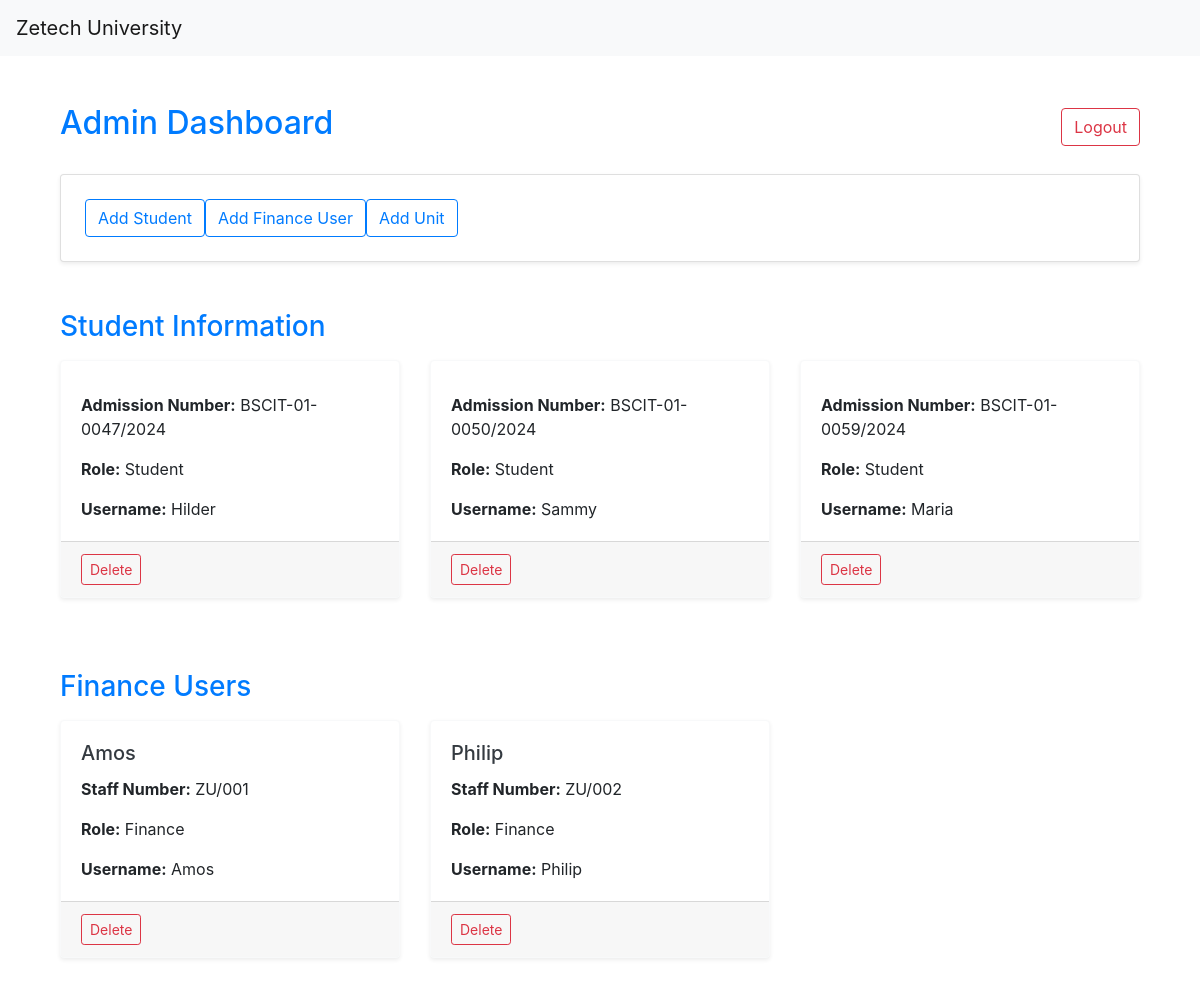
Screenshot of /admin_dashboard (signed in) with the database file from the repository.
### models.py (models this page shows, shortened)
class Student(db.Model):
    __tablename__ = 'students'
    id = db.Column(db.Integer, primary_key=True)
    user_id = db.Column(db.Integer, db.ForeignKey('user.id'), nullable=False)
    admission_number = db.Column(db.String(20), unique=True, nullable=False)
    finance_id = db.Column(db.Integer, db.ForeignKey('finances.id'), nullable=True)
    user = db.relationship('User', backref='student', lazy=True)
    finance = db.relationship('Finance', back_populates='students')
    units = db.relationship('Unit', secondary=student_units, back_populates='students')
    fees = db.relationship('StudentFee', back_populates='student')

class User(db.Model, UserMixin):
    __tablename__ = 'user'
    id = db.Column(db.Integer, primary_key=True)
    username = db.Column(db.String(50), unique=True, nullable=False)
    role = db.Column(db.String(20), nullable=False)
    password = db.Column(db.String(128), nullable=False)

class Finance(db.Model):
    __tablename__ = 'finances'
    id = db.Column(db.Integer, primary_key=True)
    user_id = db.Column(db.Integer, db.ForeignKey('user.id'), nullable=False)
    staff_number = db.Column(db.String(50), unique=True, nullable=False)
    user = db.relationship('User', backref='finance', lazy=True)
    students = db.relationship('Student', back_populates='finance')

### app.py (the view)
@app.route('/admin_dashboard')
@login_required
def admin_dashboard():
    if current_user.role != 'Admin':
        flash('Unauthorized access!', 'danger')
        return redirect(url_for('login'))
    students = db.session.query(Student, User).join(User, Student.user_id == User.id).all()
    finance_users = db.session.query(User, Finance).join(Finance).filter(User.role == 'Finance').all()
    return render_template('admin_dashboard.html', students=students, finance_users=finance_users)

### app.py (called while the page is built)
@login_manager.user_loader
def load_user(user_id):
    return User.query.get(int(user_id))

### templates/admin_dashboard.html (shortened to what this page needs)
{% extends 'base.html' %}
{% block content %}
<div class="container mt-5">
    <div class="d-flex justify-content-between align-items-center mb-4">
        <h2 class="text-primary">Admin Dashboard</h2>
        <a href="{{ url_for('logout') }}" class="btn btn-outline-danger">Logout</a>
    </div>
    <div class="card shadow-sm p-4 mb-5 bg-white rounded">
        <div class="d-flex flex-wrap gap-3">
            <a href="{{ url_for('add_student') }}" class="btn btn-outline-primary">Add Student</a>
            <a href="{{ url_for('add_finance_user') }}" class="btn btn-outline-primary">Add Finance User</a>
            <a href="{{ url_for('add_unit') }}" class="btn btn-outline-primary">Add Unit</a>
        </div>
    </div>
    <h3 class="text-primary mt-4 mb-3">Student Information</h3>
    <div class="row">
        {% for student, user in students %}
            <div class="col-md-4 mb-4">
                <div class="card border-light shadow-sm">
                    <div class="card-body">
                        <p class="card-text"><strong>Admission Number:</strong> {{ student.admission_number }}</p>
                        <p class="card-text"><strong>Role:</strong> Student</p>
                        <p class="card-text"><strong>Username:</strong> {{ user.username }}</p>
                    </div>
                    <div class="card-footer text-end">
                        <a href="{{ url_for('delete_user', user_id=user.id) }}" class="btn btn-sm btn-outline-danger">Delete</a>
                    </div>
                </div>
            </div>
        {% endfor %}
    </div>
    <h3 class="text-primary mt-5 mb-3">Finance Users</h3>
<div class="row">
    {% for user, finance in finance_users %}
        <div class="col-md-4 mb-4">
            <div class="card border-light shadow-sm">
                <div class="card-body">
                    <h5 class="card-title text-dark">{{ user.username }}</h5>
                    <p class="card-text"><strong>Staff Number:</strong> {{ finance.staff_number }}</p>
                    <p class="card-text"><strong>Role:</strong> Finance</p>
                    <p class="card-text"><strong>Username:</strong> {{ user.username }}</p>
                </div>
                <div class="card-footer text-end">
                    <a href="{{ url_for('delete_user', user_id=user.id) }}" class="btn btn-sm btn-outline-danger">Delete</a>
                </div>
            </div>
        </div>
    {% endfor %}
</div>
</div>
{% endblock %}

### templates/base.html (shortened to what this page needs)
<!DOCTYPE html>
<html lang="en">
<head>
    <link rel="stylesheet" href="https://maxcdn.bootstrapcdn.com/bootstrap/4.5.2/css/bootstrap.min.css">
    <link href="https://cdnjs.cloudflare.com/ajax/libs/font-awesome/5.15.4/css/all.min.css" rel="stylesheet">
</head>
<body>
    <nav class="navbar navbar-expand-lg navbar-light bg-light">
        <a class="navbar-brand" href="#">Zetech University</a>
    </nav>
    <div class="container">
        {% block content %}{% endblock %}
    </div>
</body>
</html>

### rows the page displays
Student: admission_number "BSCIT-01-0047/2024", username "Hilder"
Student: admission_number "BSCIT-01-0050/2024", username "Sammy"
Student: admission_number "BSCIT-01-0059/2024", username "Maria"
User: username "Amos", staff_number "ZU/001"
User: username "Philip", staff_number "ZU/002"
